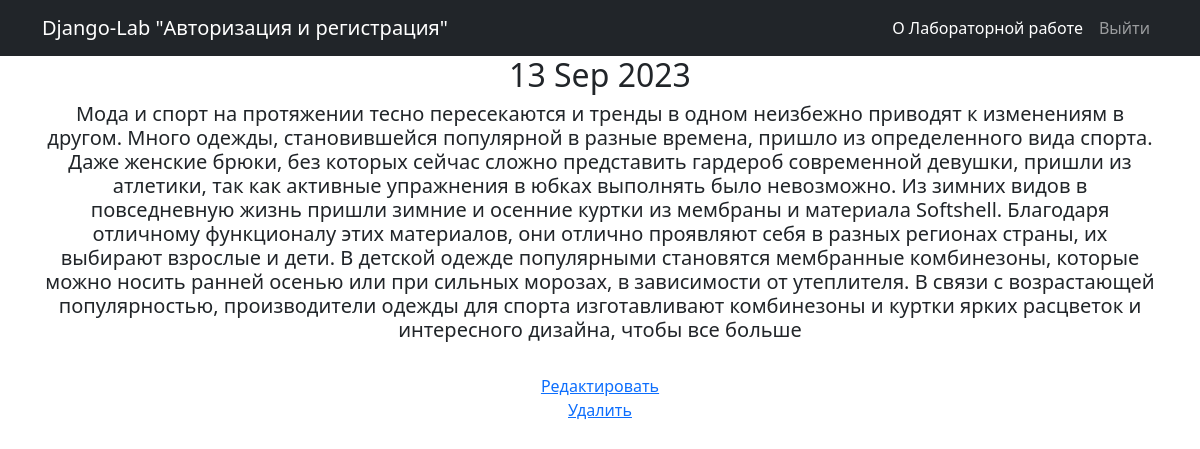
Screenshot of /news/1 with the database file from the repository.
### news/models.py (models this page shows, shortened)
class Post(models.Model):
    author = models.ForeignKey(Author, on_delete=models.CASCADE, related_name='posts')
    post_type = models.CharField(max_length=24, choices=[('article', 'Статья'), ('news', 'Новость')])
    date = models.DateTimeField(auto_now_add=True)
    categories = models.ManyToManyField('Category', through='PostCategory')
    title = models.CharField(max_length=124)
    text = models.TextField(blank=False)
    rate = models.IntegerField(default=0)

### news/views.py (the view)
# urls.py: path('<int:pk>', PostDetail.as_view(), name='post_detail'),
class PostDetail(DetailView):
    model = Post
    template_name = '../templates/flatpages/post.html'
    context_object_name = 'post'

### templates/flatpages/post.html (shortened to what this page needs)
{% extends 'flatpages/default.html' %}
{% load custom_filters %}
{% block content %}
    <h2>{{post.date|date:'d M Y' }}</h2>
    <h5>{{post.text}}</h5>
    <br> <a href="{% url 'post_update' post.id %}"> Редактировать </a>
    <br> <a href="{% url 'post_delete' post.id %}"> Удалить </a>
{% endblock content %}

### rows the page displays
Post: date "13 Sep 2023", text "Мода и спорт на протяжении тесно пересекаются и тренды в одном неизбежно приводят к изменениям в другом. Много одежды, становившейся популярной в разные времена, пришло из определенного вида спорта. Даже женские брюки, без которых сейчас сложно представить гардероб современной девушки, пришли из атлетики, так как активные упражнения в юбках выполнять было невозможно. Из зимних видов в повседневную жизнь пришли зимние и осенние куртки из мембраны и материала Softshell. Благодаря отличному функционалу этих материалов, они отлично проявляют себя в разных регионах страны, их выбирают взрослые и дети. В детской одежде популярными становятся мембранные комбинезоны, которые можно носить ранней…"
